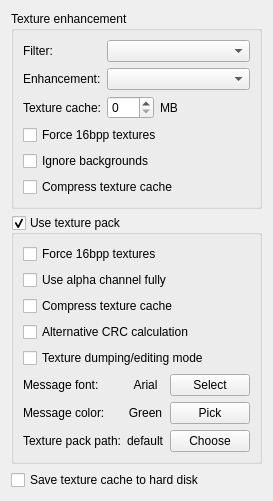
     <widget class="QWidget" name="texturesTab">
      <attribute name="title">
       <string>Textures</string>
      </attribute>
      <layout class="QVBoxLayout" name="verticalLayout_11">
       <item>
        <widget class="QGroupBox" name="filterGroupBox">
         <property name="title">
          <string>Texture enhancement</string>
         </property>
         <layout class="QVBoxLayout" name="verticalLayout_13">
          <item>
           <layout class="QFormLayout" name="formLayout">
            <item row="0" column="0">
             <widget class="QLabel" name="filterLabel">
              <property name="toolTip">
               <string>&lt;html&gt;&lt;head/&gt;&lt;body&gt;&lt;p&gt;&lt;span style=&quot; font-weight:600;&quot;&gt;Filter:&lt;/span&gt;&lt;/p&gt;&lt;p&gt;Apply a filter to either smooth or sharpen textures.There are 4 different smoothing filters and 2 different sharpening filters. The higher the number, the stronger the effect, i.e. &lt;span style=&quot; font-weight:600;&quot;&gt;Smoothing filter 4&lt;/span&gt; will have a much more noticeable effect than &lt;span style=&quot; font-weight:600;&quot;&gt;Smoothing filter 1&lt;/span&gt;.Be aware that performance may have an impact depending on the game and/or the PC.&lt;/p&gt;&lt;p&gt;[Recommended: your preference]&lt;/p&gt;&lt;/body&gt;&lt;/html&gt;</string>
              </property>
              <property name="text">
               <string>Filter:</string>
              </property>
             </widget>
            </item>
            <item row="0" column="1">
             <widget class="QComboBox" name="filterComboBox">
              <property name="toolTip">
               <string>&lt;html&gt;&lt;head/&gt;&lt;body&gt;&lt;p&gt;&lt;span style=&quot; font-weight:600;&quot;&gt;Filter:&lt;/span&gt;&lt;/p&gt;&lt;p&gt;Apply a filter to either smooth or sharpen textures.There are 4 different smoothing filters and 2 different sharpening filters. The higher the number, the stronger the effect, i.e. &lt;span style=&quot; font-weight:600;&quot;&gt;Smoothing filter 4&lt;/span&gt; will have a much more noticeable effect than &lt;span style=&quot; font-weight:600;&quot;&gt;Smoothing filter 1&lt;/span&gt;.Be aware that performance may have an impact depending on the game and/or the PC.&lt;/p&gt;&lt;p&gt;[Recommended: your preference]&lt;/p&gt;&lt;/body&gt;&lt;/html&gt;</string>
              </property>
             </widget>
            </item>
            <item row="1" column="0">
             <widget class="QLabel" name="enhancementLabel">
              <property name="toolTip">
               <string>&lt;html&gt;&lt;head/&gt;&lt;body&gt;&lt;p&gt;&lt;span style=&quot; font-weight:600;&quot;&gt;Texture enhancement:&lt;/span&gt;&lt;/p&gt;&lt;p&gt;12 different filters are selectable here, each one with a distinctive look.Be aware of possible performance impacts.&lt;/p&gt;&lt;p&gt;&lt;span style=&quot; font-weight:600;&quot;&gt;IMPORTANT:&lt;/span&gt; 'Store' mode - saves textures in cache 'as is'. It can improve performance in games, which load many textures. Disable 'Ignore backgrounds' option for better result.&lt;/p&gt;&lt;p&gt;[Recommended: your preference]&lt;/p&gt;&lt;/body&gt;&lt;/html&gt;</string>
              </property>
              <property name="text">
               <string>Enhancement:</string>
              </property>
             </widget>
            </item>
            <item row="1" column="1">
             <widget class="QComboBox" name="enhancementComboBox">
              <property name="toolTip">
               <string>&lt;html&gt;&lt;head/&gt;&lt;body&gt;&lt;p&gt;&lt;span style=&quot; font-weight:600;&quot;&gt;Texture enhancement:&lt;/span&gt;&lt;/p&gt;&lt;p&gt;12 different filters are selectable here, each one with a distinctive look.Be aware of possible performance impacts.&lt;/p&gt;&lt;p&gt;&lt;span style=&quot; font-weight:600;&quot;&gt;IMPORTANT:&lt;/span&gt; 'Store' mode - saves textures in cache 'as is'. It can improve performance in games, which load many textures. Disable 'Ignore backgrounds' option for better result.&lt;/p&gt;&lt;p&gt;[Recommended: your preference]&lt;/p&gt;&lt;/body&gt;&lt;/html&gt;</string>
              </property>
             </widget>
            </item>
           </layout>
          </item>
          <item>
           <layout class="QHBoxLayout" name="horizontalLayout_7">
            <item>
             <widget class="QLabel" name="label_6">
              <property name="sizePolicy">
               <sizepolicy hsizetype="Maximum" vsizetype="Preferred">
                <horstretch>0</horstretch>
                <verstretch>0</verstretch>
               </sizepolicy>
              </property>
              <property name="toolTip">
               <string>&lt;html&gt;&lt;head/&gt;&lt;body&gt;&lt;p&gt;&lt;span style=&quot; font-weight:600;&quot;&gt;Texture cache size:&lt;/span&gt;&lt;/p&gt;&lt;p&gt;Enhanced and filtered textures can be cached to aid performance. This setting will adjust how much PC memory will be dedicated for texture cache. This helps boost performance if there are subsequent requests for the same texture (usually the case). Normally, 128MB should be more than enough but there is a sweet spot for each game. Super Mario may not need more than 32megs, but Conker streams a lot of textures, so setting 256+ megs can boost performance. Adjust accordingly if you are encountering speed issues. '0' disables cache.&lt;/p&gt;&lt;p&gt;[Recommended: &lt;span style=&quot; font-style:italic;&quot;&gt;PC and game dependant&lt;/span&gt;]&lt;/p&gt;&lt;/body&gt;&lt;/html&gt;</string>
              </property>
              <property name="text">
               <string>Texture cache:</string>
              </property>
             </widget>
            </item>
            <item>
             <widget class="QSpinBox" name="textureFilterCacheSpinBox">
              <property name="sizePolicy">
               <sizepolicy hsizetype="Fixed" vsizetype="Fixed">
                <horstretch>0</horstretch>
                <verstretch>0</verstretch>
               </sizepolicy>
              </property>
              <property name="toolTip">
               <string>&lt;html&gt;&lt;head/&gt;&lt;body&gt;&lt;p&gt;&lt;span style=&quot; font-weight:600;&quot;&gt;Texture cache size:&lt;/span&gt;&lt;/p&gt;&lt;p&gt;Enhanced and filtered textures can be cached to aid performance. This setting will adjust how much PC memory will be dedicated for texture cache. This helps boost performance if there are subsequent requests for the same texture (usually the case). Normally, 128MB should be more than enough but there is a sweet spot for each game. Super Mario may not need more than 32megs, but Conker streams a lot of textures, so setting 256+ megs can boost performance. Adjust accordingly if you are encountering speed issues. '0' disables cache.&lt;/p&gt;&lt;p&gt;[Recommended: &lt;span style=&quot; font-style:italic;&quot;&gt;PC and game dependant&lt;/span&gt;]&lt;/p&gt;&lt;/body&gt;&lt;/html&gt;</string>
              </property>
              <property name="maximum">
               <number>999</number>
              </property>
              <property name="singleStep">
               <number>50</number>
              </property>
             </widget>
            </item>
            <item>
             <widget class="QLabel" name="label_7">
              <property name="toolTip">
               <string>&lt;html&gt;&lt;head/&gt;&lt;body&gt;&lt;p&gt;&lt;span style=&quot; font-weight:600;&quot;&gt;Texture cache size:&lt;/span&gt;&lt;/p&gt;&lt;p&gt;Enhanced and filtered textures can be cached to aid performance. This setting will adjust how much PC memory will be dedicated for texture cache. This helps boost performance if there are subsequent requests for the same texture (usually the case). Normally, 128MB should be more than enough but there is a sweet spot for each game. Super Mario may not need more than 32megs, but Conker streams a lot of textures, so setting 256+ megs can boost performance. Adjust accordingly if you are encountering speed issues. '0' disables cache.&lt;/p&gt;&lt;p&gt;[Recommended: &lt;span style=&quot; font-style:italic;&quot;&gt;PC and game dependant&lt;/span&gt;]&lt;/p&gt;&lt;/body&gt;&lt;/html&gt;</string>
              </property>
              <property name="text">
               <string>MB</string>
              </property>
             </widget>
            </item>
           </layout>
          </item>
          <item>
           <layout class="QVBoxLayout" name="verticalLayout_12">
            <item>
             <widget class="QCheckBox" name="filterForce16bppCheckBox">
              <property name="toolTip">
               <string>&lt;html&gt;&lt;head/&gt;&lt;body&gt;&lt;p&gt;&lt;span style=&quot; font-weight:600;&quot;&gt;Force 16bpp textures:&lt;/span&gt;&lt;/p&gt;&lt;p&gt;The color of the textures will be reduced to 16bpp.This is space saver and performance enhancer. This halves the space used on the texture cache and the GFX hardware's texture RAM. Color reduction is done so that the original quality is preserved as much as possible. Depending on the texture, this usually is hardly noticeable. Sometimes though, it can be: skies are a good example.&lt;/p&gt;&lt;p&gt;[Recommended: &lt;span style=&quot; font-style:italic;&quot;&gt;off&lt;/span&gt;]&lt;/p&gt;&lt;/body&gt;&lt;/html&gt;</string>
              </property>
              <property name="text">
               <string>Force 16bpp textures</string>
              </property>
             </widget>
            </item>
            <item>
             <widget class="QCheckBox" name="ignoreBackgroundsCheckBox">
              <property name="toolTip">
               <string>&lt;html&gt;&lt;head/&gt;&lt;body&gt;&lt;p&gt;&lt;span style=&quot; font-weight:600;&quot;&gt;Ignore Backgrounds:&lt;/span&gt;&lt;/p&gt;&lt;p&gt;It is used to skip enhancement for long narrow textures, usually used for backgrounds. This may save texture memory greatly and increase performance.&lt;/p&gt;&lt;p&gt;[Recommended: &lt;span style=&quot; font-style:italic;&quot;&gt;on (off for 'Store' mode)&lt;/span&gt;]&lt;/p&gt;&lt;/body&gt;&lt;/html&gt;</string>
              </property>
              <property name="text">
               <string>Ignore backgrounds</string>
              </property>
             </widget>
            </item>
            <item>
             <widget class="QCheckBox" name="compressFilterCacheCheckBox">
              <property name="toolTip">
               <string>&lt;html&gt;&lt;head/&gt;&lt;body&gt;&lt;p&gt;&lt;span style=&quot; font-weight:600;&quot;&gt;Compress texture cache:&lt;/span&gt;&lt;/p&gt;&lt;p&gt;Memory will be compressed so that more textures can be held in the texture cache. The compression ratio varies with each texture, but 1/5 of the original size would be a modest approximation. They will be decompressed on-the-fly, before being downloaded to the gfx hardware.&lt;/p&gt;&lt;p&gt;[Recommended: &lt;span style=&quot; font-style:italic;&quot;&gt;on&lt;/span&gt;]&lt;/p&gt;&lt;/body&gt;&lt;/html&gt;</string>
              </property>
              <property name="text">
               <string>Compress texture cache</string>
              </property>
             </widget>
            </item>
           </layout>
          </item>
         </layout>
        </widget>
       </item>
       <item>
        <widget class="QGroupBox" name="texturePackGroupBox">
         <property name="title">
          <string>Use texture pack</string>
         </property>
         <property name="checkable">
          <bool>true</bool>
         </property>
         <layout class="QVBoxLayout" name="verticalLayout_14">
          <item>
           <widget class="QCheckBox" name="hiresForce16bppCheckBox">
            <property name="toolTip">
             <string>&lt;html&gt;&lt;head/&gt;&lt;body&gt;&lt;p&gt;&lt;span style=&quot; font-weight:600;&quot;&gt;Force 16bpp textures:&lt;/span&gt;&lt;/p&gt;&lt;p&gt;The color of the textures will be reduced to 16bpp.This is space saver and performance enhancer. This halves the space used on the texture cache and the GFX hardware's texture RAM. Color reduction is done so that the original quality is preserved as much as possible. Depending on the texture, this usually is hardly noticeable. Sometimes though, it can be: skies are a good example.&lt;/p&gt;&lt;p&gt;[Recommended: &lt;span style=&quot; font-style:italic;&quot;&gt;off&lt;/span&gt;]&lt;/p&gt;&lt;/body&gt;&lt;/html&gt;</string>
            </property>
            <property name="text">
             <string>Force 16bpp textures</string>
            </property>
           </widget>
          </item>
          <item>
           <widget class="QCheckBox" name="alphaChannelCheckBox">
            <property name="toolTip">
             <string>&lt;html&gt;&lt;head/&gt;&lt;body&gt;&lt;p&gt;&lt;span style=&quot; font-weight:600;&quot;&gt;Use Alpha channel fully:&lt;/span&gt;&lt;/p&gt;&lt;p&gt;When this option is off, 16bit rgba textures will be loaded using RiceVideo style - with 1bit for alpha channel. When it is on, GlideHQ will check, how alpha channel is used by the hires texture, and select most appropriate format for it. This gives texture designers freedom to play with alpha, as they need, regardless of format of original N64 texture. For older and badly designed texture packs it can cause unwanted black borders.&lt;/p&gt;&lt;p&gt;[Recommended: &lt;span style=&quot; font-style:italic;&quot;&gt;texture pack dependant&lt;/span&gt;]&lt;/p&gt;&lt;/body&gt;&lt;/html&gt;</string>
            </property>
            <property name="text">
             <string>Use alpha channel fully</string>
            </property>
           </widget>
          </item>
          <item>
           <widget class="QCheckBox" name="compressHDTexturesCacheCheckBox">
            <property name="toolTip">
             <string>&lt;html&gt;&lt;head/&gt;&lt;body&gt;&lt;p&gt;&lt;span style=&quot; font-weight:600;&quot;&gt;Compress texture cache:&lt;/span&gt;&lt;/p&gt;&lt;p&gt;When game started, plugin loads all its hi-resolution textures into PC memory. Since hi-resolution textures are usually large, the whole pack can take hundreds megabytes of memory. Cache compression allows save memory space greatly. Textures will be decompressed on-the-fly, before being downloaded to the gfx hardware.&lt;/p&gt;&lt;p&gt;[Recommended: &lt;span style=&quot; font-style:italic;&quot;&gt;on&lt;/span&gt;]&lt;/p&gt;&lt;/body&gt;&lt;/html&gt;</string>
            </property>
            <property name="text">
             <string>Compress texture cache</string>
            </property>
           </widget>
          </item>
          <item>
           <widget class="QCheckBox" name="alternativeCRCCheckBox">
            <property name="toolTip">
             <string>&lt;html&gt;&lt;head/&gt;&lt;body&gt;&lt;p&gt;Alternative CRC calculation:&lt;/p&gt;&lt;p&gt;This option enables emulation of a palette CRC calculation bug in RiceVideo.If some textures are not loaded, try to set this option on/off.&lt;/p&gt;&lt;p&gt;[Recommended: &lt;span style=&quot; font-style:italic;&quot;&gt;mostly off, on for really old packs&lt;/span&gt;]&lt;/p&gt;&lt;/body&gt;&lt;/html&gt;</string>
            </property>
            <property name="text">
             <string>Alternative CRC calculation</string>
            </property>
           </widget>
          </item>
          <item>
           <widget class="QCheckBox" name="textureDumpCheckBox">
            <property name="toolTip">
             <string>&lt;html&gt;&lt;head/&gt;&lt;body&gt;&lt;p&gt;&lt;span style=&quot; font-weight:600;&quot;&gt;Texture dumping mode:&lt;/span&gt;&lt;/p&gt;&lt;p&gt;In this mode, you have that ability to dump textures on screen to the appropriate folder. You can also reload textures while the game is running to see how they look instantly - big time saver!&lt;/p&gt;&lt;p&gt;Hotkeys: &lt;span style=&quot; font-weight:600;&quot;&gt;R&lt;/span&gt; reloads hires textures from the texture pack - &lt;span style=&quot; font-weight:600;&quot;&gt;D&lt;/span&gt; toggles texture dumps on/off.&lt;/p&gt;&lt;/body&gt;&lt;/html&gt;</string>
            </property>
            <property name="text">
             <string>Texture dumping/editing mode</string>
            </property>
           </widget>
          </item>
          <item>
           <layout class="QHBoxLayout" name="horizontalLayout_8">
            <item>
             <layout class="QGridLayout" name="gridLayout">
              <item row="1" column="0">
               <widget class="QLabel" name="label_8">
                <property name="sizePolicy">
                 <sizepolicy hsizetype="Maximum" vsizetype="Preferred">
                  <horstretch>0</horstretch>
                  <verstretch>0</verstretch>
                 </sizepolicy>
                </property>
                <property name="toolTip">
                 <string>&lt;html&gt;&lt;head/&gt;&lt;body&gt;&lt;p&gt;Select color of text messages.&lt;/p&gt;&lt;/body&gt;&lt;/html&gt;</string>
                </property>
                <property name="text">
                 <string>Message color:</string>
                </property>
               </widget>
              </item>
              <item row="0" column="0">
               <widget class="QLabel" name="label_9">
                <property name="sizePolicy">
                 <sizepolicy hsizetype="Maximum" vsizetype="Preferred">
                  <horstretch>0</horstretch>
                  <verstretch>0</verstretch>
                 </sizepolicy>
                </property>
                <property name="toolTip">
                 <string>&lt;html&gt;&lt;head/&gt;&lt;body&gt;&lt;p&gt;Select font and font size for text messages, displayed during texture cache or texture pack save/load.&lt;/p&gt;&lt;/body&gt;&lt;/html&gt;</string>
                </property>
                <property name="text">
                 <string>Message font:</string>
                </property>
               </widget>
              </item>
              <item row="0" column="1">
               <widget class="QLabel" name="fontNameLabel">
                <property name="toolTip">
                 <string>&lt;html&gt;&lt;head/&gt;&lt;body&gt;&lt;p&gt;Select font and font size for text messages, displayed during texture cache or texture pack save/load.&lt;/p&gt;&lt;/body&gt;&lt;/html&gt;</string>
                </property>
                <property name="text">
                 <string>Arial</string>
                </property>
                <property name="alignment">
                 <set>Qt::AlignCenter</set>
                </property>
               </widget>
              </item>
              <item row="1" column="1">
               <widget class="QLabel" name="fontColorLabel">
                <property name="toolTip">
                 <string>&lt;html&gt;&lt;head/&gt;&lt;body&gt;&lt;p&gt;Select color of text messages.&lt;/p&gt;&lt;/body&gt;&lt;/html&gt;</string>
                </property>
                <property name="text">
                 <string>Green</string>
                </property>
                <property name="alignment">
                 <set>Qt::AlignCenter</set>
                </property>
               </widget>
              </item>
              <item row="1" column="2">
               <widget class="QPushButton" name="PickFontColorButton">
                <property name="toolTip">
                 <string>&lt;html&gt;&lt;head/&gt;&lt;body&gt;&lt;p&gt;Select color of text messages.&lt;/p&gt;&lt;/body&gt;&lt;/html&gt;</string>
                </property>
                <property name="text">
                 <string>Pick</string>
                </property>
               </widget>
              </item>
              <item row="0" column="2">
               <widget class="QPushButton" name="selectFontButton">
                <property name="sizePolicy">
                 <sizepolicy hsizetype="Maximum" vsizetype="Fixed">
                  <horstretch>0</horstretch>
                  <verstretch>0</verstretch>
                 </sizepolicy>
                </property>
                <property name="toolTip">
                 <string>&lt;html&gt;&lt;head/&gt;&lt;body&gt;&lt;p&gt;Select font and font size for text messages, displayed during texture cache or texture pack save/load.&lt;/p&gt;&lt;/body&gt;&lt;/html&gt;</string>
                </property>
                <property name="text">
                 <string>Select</string>
                </property>
               </widget>
              </item>
              <item row="2" column="0">
               <widget class="QLabel" name="label_12">
                <property name="sizePolicy">
                 <sizepolicy hsizetype="Maximum" vsizetype="Preferred">
                  <horstretch>0</horstretch>
                  <verstretch>0</verstretch>
                 </sizepolicy>
                </property>
                <property name="toolTip">
                 <string>&lt;html&gt;&lt;head/&gt;&lt;body&gt;&lt;p&gt;Select path to HD textures packs&lt;/p&gt;&lt;/body&gt;&lt;/html&gt;</string>
                </property>
                <property name="text">
                 <string>Texture pack path:</string>
                </property>
               </widget>
              </item>
              <item row="2" column="1">
               <widget class="QLabel" name="label_13">
                <property name="toolTip">
                 <string>&lt;html&gt;&lt;head/&gt;&lt;body&gt;&lt;p&gt;Select path to HD textures packs&lt;/p&gt;&lt;/body&gt;&lt;/html&gt;</string>
                </property>
                <property name="text">
                 <string>default</string>
                </property>
               </widget>
              </item>
              <item row="2" column="2">
               <widget class="QPushButton" name="texPackPathButton">
                <property name="toolTip">
                 <string>&lt;html&gt;&lt;head/&gt;&lt;body&gt;&lt;p&gt;Select path to HD textures packs&lt;/p&gt;&lt;/body&gt;&lt;/html&gt;</string>
                </property>
                <property name="text">
                 <string>Choose</string>
                </property>
               </widget>
              </item>
             </layout>
            </item>
           </layout>
          </item>
         </layout>
        </widget>
       </item>
       <item>
        <widget class="QCheckBox" name="saveTextureCacheCheckBox">
         <property name="toolTip">
          <string>&lt;html&gt;&lt;head/&gt;&lt;body&gt;&lt;p&gt;&lt;span style=&quot; font-weight:600;&quot;&gt;Save texture cache to HD:&lt;/span&gt;&lt;/p&gt;&lt;p&gt;For enhanced textures cache: This will save all previously loaded and enhanced textures to HD. So upon next game launch, all the textures will be instantly loaded, resulting in smoother performance.&lt;/p&gt;&lt;p&gt;For high-resolution textures cache: After creation, loading hi-res texture will take only a few seconds upon game launch, as opposed to the 5 -60 seconds a pack can take to load without this cache file. The only downside here is upon any changes to the pack, the cache file will need to be manually deleted.&lt;/p&gt;&lt;p&gt;Saved cache files go into a folder called &lt;span style=&quot; font-weight:600;&quot;&gt;Cache&lt;/span&gt; within the Plugins folder.&lt;/p&gt;&lt;p&gt;[Highly Recommended: &lt;span style=&quot; font-style:italic;&quot;&gt;on&lt;/span&gt;]&lt;/p&gt;&lt;/body&gt;&lt;/html&gt;</string>
         </property>
         <property name="text">
          <string>Save texture cache to hard disk</string>
         </property>
        </widget>
       </item>
      </layout>
     </widget>
